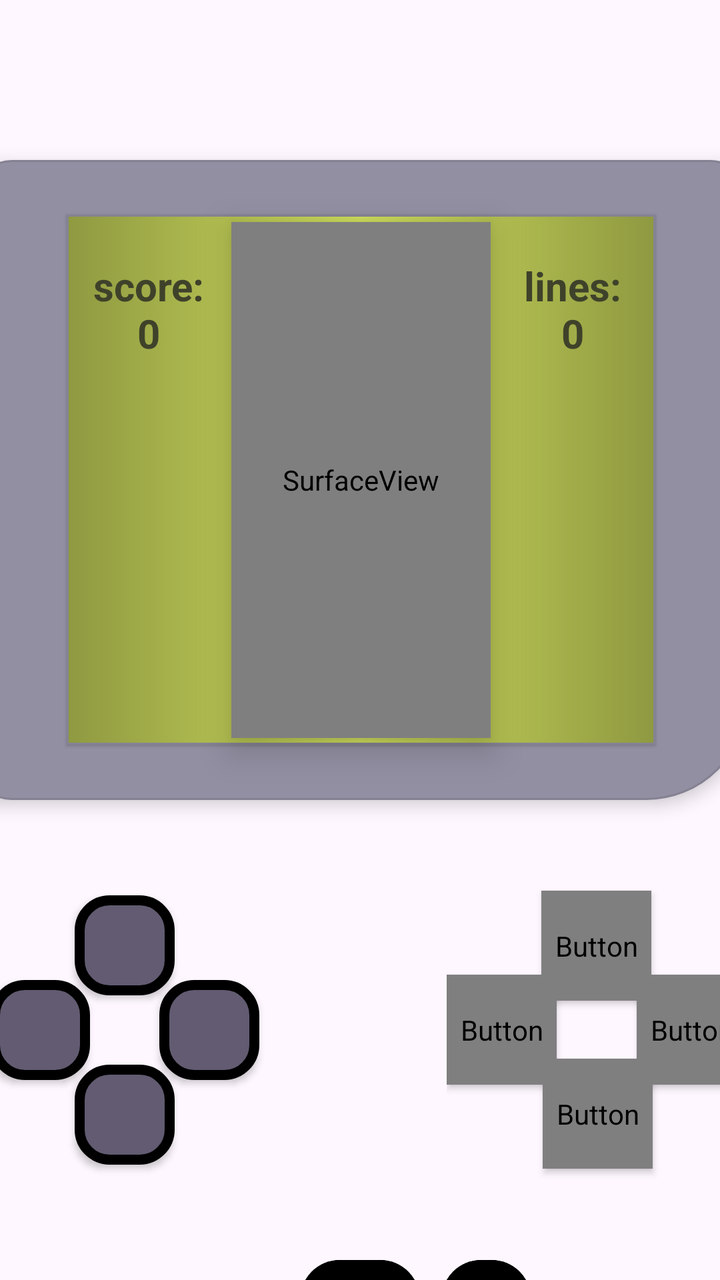
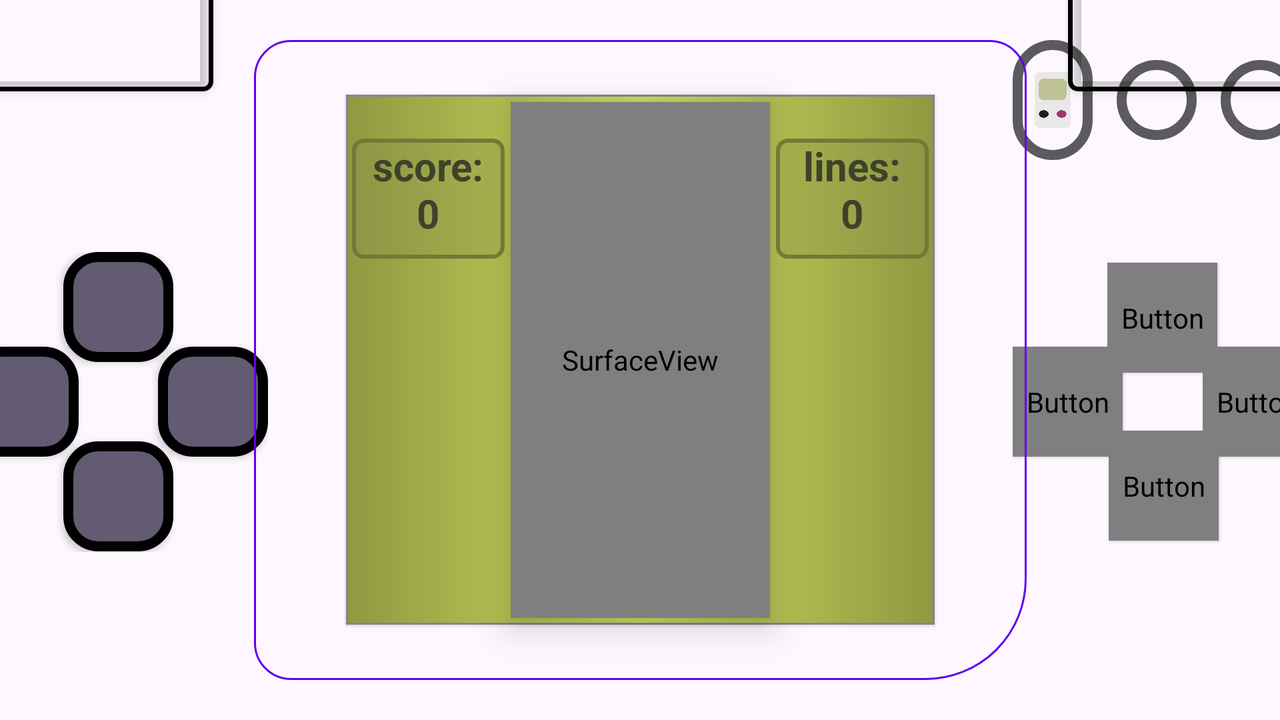

First picture: res/layout/ on a phone held upright. Second picture: the repository's own variant of that layout, on a device whose configuration matches the variant's folder. Source for both follows.
<!-- AndroidManifest.xml: application theme Base.Theme.GAME -->
<!-- res/layout/activity_main.xml -->
<?xml version="1.0" encoding="utf-8"?>
<androidx.constraintlayout.widget.ConstraintLayout
    xmlns:android="http://schemas.android.com/apk/res/android"
    xmlns:app="http://schemas.android.com/apk/res-auto"
    xmlns:tools="http://schemas.android.com/tools"
    android:id="@+id/main"
    android:layout_width="match_parent"
    android:layout_height="match_parent"
    android:background="@color/mainBackgroundLight">

    <RelativeLayout
        android:id="@+id/mon_back"
        android:layout_width="386.2dp"
        android:layout_height="320dp"
        android:background="@drawable/mon_back"
        android:elevation="5dp"
        app:layout_constraintHorizontal_bias="0.5"
        app:layout_constraintVertical_bias="0.25"
        app:layout_constraintBottom_toBottomOf="parent"
        app:layout_constraintEnd_toEndOf="parent"
        app:layout_constraintStart_toStartOf="parent"
        app:layout_constraintTop_toTopOf="parent">

        <TextView
            android:id="@+id/textView"
            android:layout_width="294.44dp"
            android:layout_height="265dp"
            android:layout_centerInParent="true"
            android:background="@drawable/monitor"
            android:elevation="1dp"/>

        <TextView
            android:id="@+id/scores"
            android:layout_width="30dp"
            android:layout_height="60dp"
            android:layout_alignStart="@+id/textView"
            android:layout_alignTop="@+id/textView"
            android:layout_marginStart="3dp"
            android:layout_marginTop="22dp"
            android:layout_marginEnd="3dp"
            android:layout_toStartOf="@+id/mon"
            android:background="#00929D45"
            android:elevation="10dp"
            android:textSize="20sp"
            android:textStyle="bold"
            android:text="@string/score"
            android:textAlignment="center"
            android:textColor="@color/score_text"/>

        <TextView
            android:id="@+id/lines"
            android:layout_width="30dp"
            android:layout_height="60dp"
            android:layout_alignTop="@+id/textView"
            android:layout_alignEnd="@+id/textView"
            android:layout_marginStart="3dp"
            android:layout_marginTop="22dp"
            android:layout_marginEnd="3dp"
            android:layout_toEndOf="@+id/mon"
            android:background="#00929D45"
            android:elevation="10dp"
            android:textSize="20sp"
            android:textStyle="bold"
            android:text="@string/lines"
            android:textAlignment="center"
            android:textColor="@color/score_text"/>

        <SurfaceView
            android:id="@+id/mon"
            android:layout_width="129.5dp"
            android:layout_height="258dp"
            android:layout_centerInParent="true"
            android:elevation="10dp"/>
    </RelativeLayout>

    <RelativeLayout
        android:id="@+id/pad_right"
        android:layout_width="150dp"
        android:layout_height="150dp"
        app:layout_constraintHorizontal_bias="0"
        app:layout_constraintVertical_bias="0"
        app:layout_constraintEnd_toEndOf="@+id/mon_back"
        app:layout_constraintTop_toTopOf="@+id/relativeLayout">

        <RelativeLayout
            android:id="@+id/pad_cent"
            android:layout_width="40dp"
            android:layout_height="25dp"
            android:layout_centerInParent="true"
            android:background="@color/mainBackgroundLight" />

        <Button
            android:id="@+id/Y"
            style="@style/NoThemeButton"
            android:layout_width="55dp"
            android:layout_height="55dp"
            android:layout_above="@+id/pad_cent"
            android:layout_centerHorizontal="true"
            android:layout_marginBottom="2dp"
            android:background="@drawable/button_right"
            android:elevation="2dp"
            android:gravity="center"
            android:padding="0dp"
            android:text="@string/btn_Y"
            android:textColor="@color/rightButtonText"
            android:textSize="25sp"
            android:textStyle="bold" />

        <Button
            android:id="@+id/A"
            style="@style/NoThemeButton"
            android:layout_width="55dp"
            android:layout_height="55dp"
            android:layout_below="@id/pad_cent"
            android:layout_alignParentEnd="true"
            android:layout_marginTop="2dp"
            android:layout_marginEnd="47dp"
            android:background="@drawable/button_right"
            android:elevation="2dp"
            android:gravity="center"
            android:padding="0dp"
            android:text="@string/btn_A"
            android:textColor="@color/rightButtonText"
            android:textSize="25sp"
            android:textStyle="bold" />


        <Button
            android:id="@+id/X"
            style="@style/NoThemeButton"
            android:layout_width="55dp"
            android:layout_height="55dp"
            android:layout_centerVertical="true"
            android:layout_toStartOf="@id/pad_cent"
            android:background="@drawable/button_right"
            android:elevation="2dp"
            android:gravity="center"
            android:padding="0dp"
            android:text="@string/btn_X"
            android:textColor="@color/rightButtonText"
            android:textSize="25sp"
            android:textStyle="bold" />

        <Button
            android:id="@+id/B"
            style="@style/NoThemeButton"
            android:layout_width="55dp"
            android:layout_height="55dp"
            android:layout_centerVertical="true"
            android:layout_toEndOf="@id/pad_cent"
            android:background="@drawable/button_right"
            android:elevation="2dp"
            android:gravity="center"
            android:padding="0dp"
            android:text="@string/btn_B"
            android:textColor="@color/rightButtonText"
            android:textSize="25sp"
            android:textStyle="bold" />
    </RelativeLayout>

    <RelativeLayout
        android:id="@+id/relativeLayout"
        android:layout_width="150dp"
        android:layout_height="150dp"
        android:background="@color/nul"
        android:layout_marginTop="40dp"
        app:layout_constraintStart_toStartOf="@+id/mon_back"
        app:layout_constraintTop_toBottomOf="@+id/mon_back">

        <Button
            android:id="@+id/a"
            android:layout_width="50dp"
            android:layout_height="50dp"
            android:layout_centerVertical="true"
            android:layout_marginEnd="-8dp"
            android:layout_toStartOf="@id/pad_mid"
            android:background="@drawable/button_left"
            android:elevation="2dp"
            android:rotation="-90" />

        <Button
            android:id="@+id/d"
            android:layout_width="50dp"
            android:layout_height="50dp"
            android:layout_centerVertical="true"
            android:layout_marginStart="-8dp"
            android:layout_toEndOf="@id/pad_mid"
            android:background="@drawable/button_left"
            android:elevation="2dp"
            android:rotation="90" />

        <Button
            android:id="@+id/w"
            android:layout_width="50dp"
            android:layout_height="50dp"
            android:layout_above="@id/pad_mid"
            android:layout_centerHorizontal="true"
            android:layout_marginBottom="-8dp"
            android:background="@drawable/button_left"
            android:elevation="2dp" />

        <Button
            android:id="@+id/s"
            android:layout_width="50dp"
            android:layout_height="50dp"
            android:layout_below="@id/pad_mid"
            android:layout_centerHorizontal="true"
            android:layout_marginTop="-8dp"
            android:background="@drawable/button_left"
            android:elevation="2dp"
            android:rotation="180" />

        <RelativeLayout
            android:id="@+id/pad_mid"
            android:layout_width="50dp"
            android:layout_height="50dp"
            android:layout_centerInParent="true"
            android:elevation="3dp"
            android:foreground="@drawable/button_left_middle"
            android:outlineAmbientShadowColor="@color/nul"
            android:outlineSpotShadowColor="@color/nul" />
    </RelativeLayout>

    <Button
        android:id="@+id/orient_at_land"
        android:layout_width="0dp"
        android:layout_height="0dp"
        tools:ignore="MissingConstraints" />

    <Button
        android:id="@+id/orient_at_portrait"
        android:layout_width="60dp"
        android:layout_height="40dp"
        android:layout_marginTop="230dp"
        android:backgroundTint="@color/functionButton"
        app:flow_horizontalBias="0.5"
        app:layout_constraintEnd_toEndOf="parent"
        app:layout_constraintStart_toStartOf="parent"
        app:layout_constraintTop_toBottomOf="@+id/mon_back"
        app:cornerRadius="120dp"/>

    <ImageView
        android:layout_width="28dp"
        android:layout_height="18dp"
        android:background="@drawable/land"
        android:contentDescription="@string/nul"
        app:layout_constraintBottom_toBottomOf="@+id/orient_at_portrait"
        app:layout_constraintEnd_toEndOf="@+id/orient_at_portrait"
        app:layout_constraintStart_toStartOf="@+id/orient_at_portrait"
        app:layout_constraintTop_toTopOf="@+id/orient_at_portrait" />

    <Button
        android:id="@+id/pause"
        android:layout_width="45dp"
        android:layout_height="40dp"
        android:backgroundTint="@color/functionButton"
        app:cornerRadius="120dp"
        app:layout_constraintEnd_toEndOf="parent"
        app:layout_constraintHorizontal_bias="0.7"
        app:layout_constraintStart_toStartOf="parent"
        app:layout_constraintTop_toTopOf="@+id/orient_at_portrait" />

    <Button
        android:layout_width="0dp"
        android:layout_height="0dp"
        android:id="@+id/l1"
        tools:ignore="MissingConstraints" />

    <Button
        android:layout_width="0dp"
        android:layout_height="0dp"
        android:id="@+id/r1"
        tools:ignore="MissingConstraints"/>

</androidx.constraintlayout.widget.ConstraintLayout>
<!-- resources referenced by this layout -->
<resources>
  <color name="nul">#00000000</color>
  <color name="score_text">#3F422A</color>
  <!-- drawable button_left (drawable) -->
  <?xml version="1.0" encoding="utf-8"?>
  <shape xmlns:android="http://schemas.android.com/apk/res/android"
      android:shape="rectangle">
      <solid android:color="?attr/colorSecondary"/>
      <corners android:radius="15dp"/>
      <stroke
          android:color="#000000"
          android:width="5dp"/>
  </shape>
  <!-- drawable button_left_middle (drawable) -->
  <?xml version="1.0" encoding="utf-8"?>
  <shape xmlns:android="http://schemas.android.com/apk/res/android"
      android:shape="rectangle">
      <corners android:radius="15dp"/>
      <solid android:color="#24232A"/>
  </shape>
  <!-- drawable button_right (drawable) -->
  <?xml version="1.0" encoding="utf-8"?>
  <shape xmlns:android="http://schemas.android.com/apk/res/android"
      android:shape="oval">
      <gradient
          android:startColor="?attr/colorOnPrimary"
          android:centerColor="?attr/colorOnPrimary"
          android:endColor="?attr/colorOnTertiary"
          android:angle="45" />
      <stroke
          android:color="?attr/colorOnSecondary"
          android:width="2dp"/>
  </shape>
  <!-- drawable land: png bitmap (drawable, 15277 bytes) -->
  <!-- drawable mon_back (drawable) -->
  <?xml version="1.0" encoding="utf-8"?>
  <shape xmlns:android="http://schemas.android.com/apk/res/android">
      <solid android:color="@color/mon_back"/>
      <corners
          android:bottomRightRadius="50dp"
          android:radius="18dp">
      </corners>
      <stroke
          android:color="@color/mon_back_edge"
          android:width="1dp">
      </stroke>
  </shape>
  <!-- drawable monitor (drawable) -->
  <?xml version="1.0" encoding="utf-8"?>
  <shape xmlns:android="http://schemas.android.com/apk/res/android">
      <gradient
          android:startColor="#8F9941"
          android:endColor="#8F9941"
          android:centerColor="#CFDE5D" />
      <stroke
          android:color="@color/mon_edge"
          android:width="1dp" />
  </shape>
  <string name="btn_A">A</string>
  <string name="btn_B">B</string>
  <string name="btn_X">X</string>
  <string name="btn_Y">Y</string>
  <string name="lines">lines:\n0</string>
  <string name="nul" />
  <string name="score">score:\n0</string>
  <style name="NoThemeButton">
          <item name="android:background">@null</item> 
          <item name="android:insetTop">0dp</item> 
          <item name="android:insetBottom">0dp</item>
          <item name="android:insetLeft">0dp</item>
          <item name="android:insetRight">0dp</item>
      </style>
  <!-- from res/values-v33/ -->
  <style name="Base.Theme.GAME" parent="Theme.Material3.DayNight.NoActionBar">
          <item name="colorOnBackground">@color/mainBackgroundLight</item>
          <item name="android:windowSplashScreenBackground">@color/mainBackgroundLight</item>
  
          <item name="android:windowSplashScreenAnimatedIcon">@null</item>
          <item name="android:windowSplashScreenBrandingImage">@null</item>
          <item name="android:windowSplashScreenBehavior">icon_preferred</item>
          <item name="android:windowSplashScreenIconBackgroundColor">@null</item>
  
          <item name="colorPrimary">@color/purple_500</item>
          <item name="colorOnPrimary">@color/white</item>
          <item name="materialButtonStyle">@style/NoThemeButton</item>
      </style>
  <color name="mon_back">#928fa2</color>
  <color name="mon_back_edge">#848192</color>
  <color name="mon_edge">#858392</color>
  <color name="purple_500">#FF6200EE</color>
  <color name="white">#FFFFFFFF</color>
</resources>
<!-- res/layout-land/activity_main.xml (the repository's variant of the layout above) -->
<!-- drawn on the phone turned sideways -->
<?xml version="1.0" encoding="utf-8"?>
<androidx.constraintlayout.widget.ConstraintLayout
    xmlns:android="http://schemas.android.com/apk/res/android"
    xmlns:app="http://schemas.android.com/apk/res-auto"
    xmlns:tools="http://schemas.android.com/tools"
    android:id="@+id/main"
    android:layout_width="match_parent"
    android:layout_height="match_parent"
    android:background="?attr/colorOnBackground">

    <RelativeLayout
        android:id="@+id/mon_back"
        android:layout_width="386.2dp"
        android:layout_height="320dp"
        android:background="@drawable/monitor_plate"
        android:elevation="5dp"
        app:layout_constraintVertical_bias="0.5"
        app:layout_constraintBottom_toBottomOf="parent"
        app:layout_constraintEnd_toEndOf="parent"
        app:layout_constraintStart_toStartOf="parent"
        app:layout_constraintTop_toTopOf="parent">

        <TextView
            android:id="@+id/textView"
            android:layout_width="294.44dp"
            android:layout_height="265dp"
            android:background="@drawable/monitor"
            android:layout_centerInParent="true"
            android:elevation="1dp">

        </TextView>

        <TextView
            android:id="@+id/scores"
            android:layout_width="30dp"
            android:layout_height="60dp"
            android:layout_alignStart="@+id/textView"
            android:layout_alignTop="@+id/textView"
            android:layout_marginStart="3dp"
            android:layout_marginTop="22dp"
            android:layout_marginEnd="3dp"
            android:layout_toStartOf="@+id/mon"
            android:background="@drawable/monitor_layouts"
            android:text="@string/score"
            android:textSize="20sp"
            android:textStyle="bold"
            android:textAlignment="center"
            android:textColor="@color/score_text"
            android:elevation="10dp"/>

        <TextView
            android:id="@+id/lines"
            android:layout_width="30dp"
            android:layout_height="60dp"
            android:layout_alignTop="@+id/textView"
            android:layout_alignEnd="@+id/textView"
            android:layout_marginStart="3dp"
            android:layout_marginTop="22dp"
            android:layout_marginEnd="3dp"
            android:layout_toEndOf="@+id/mon"
            android:background="@drawable/monitor_layouts"
            android:text="@string/lines"
            android:textSize="20sp"
            android:textStyle="bold"
            android:textAlignment="center"
            android:textColor="@color/score_text"
            android:elevation="10dp"/>

        <SurfaceView
            android:id="@+id/mon"
            android:layout_width="129.5dp"
            android:layout_height="258dp"
            android:layout_centerInParent="true"
            android:elevation="10dp"/>
    </RelativeLayout>

    <RelativeLayout
        android:id="@+id/pad_left"
        android:layout_width="150dp"
        android:layout_height="150dp"
        android:background="@color/nul"
        app:layout_constraintBottom_toBottomOf="parent"
        app:layout_constraintEnd_toStartOf="@+id/mon_back"
        app:layout_constraintHorizontal_bias="0.7"
        app:layout_constraintVertical_bias="0.6"
        app:layout_constraintStart_toStartOf="parent"
        app:layout_constraintTop_toTopOf="parent">

        <RelativeLayout
            android:id="@+id/pad_mid"
            android:layout_width="55dp"
            android:layout_height="55dp"
            android:layout_centerInParent="true"
            android:foreground="@drawable/button_left_middle"
            android:elevation="3dp"
            android:outlineAmbientShadowColor="@color/nul"
            android:outlineSpotShadowColor="@color/nul"/>

        <Button
            android:id="@+id/a"
            android:layout_width="55dp"
            android:layout_height="55dp"
            android:layout_centerVertical="true"
            android:layout_toStartOf="@id/pad_mid"
            android:layout_marginEnd="-8dp"
            android:background="@drawable/button_left"
            android:rotation="270"
            android:elevation="2dp"/>

        <Button
            android:id="@+id/d"
            android:layout_width="55dp"
            android:layout_height="55dp"
            android:layout_centerVertical="true"
            android:layout_marginStart="-8dp"
            android:layout_toEndOf="@id/pad_mid"
            android:rotation="90"
            android:background="@drawable/button_left"
            android:elevation="2dp"/>

        <Button
            android:id="@+id/w"
            android:layout_width="55dp"
            android:layout_height="55dp"
            android:layout_centerHorizontal="true"
            android:layout_above="@id/pad_mid"
            android:layout_marginBottom="-8dp"
            android:background="@drawable/button_left"
            android:elevation="2dp"/>

        <Button
            android:id="@+id/s"
            android:layout_width="55dp"
            android:layout_height="55dp"
            android:layout_below="@id/pad_mid"
            android:layout_centerHorizontal="true"
            android:layout_marginTop="-8dp"
            android:elevation="2dp"
            android:background="@drawable/button_left"
            android:rotation="180"/>
    </RelativeLayout>

    <RelativeLayout
        android:id="@+id/pad_right"
        android:layout_width="150dp"
        android:layout_height="150dp"
        app:layout_constraintHorizontal_bias="0.3"
        app:layout_constraintVertical_bias="0.6"
        app:layout_constraintBottom_toBottomOf="parent"
        app:layout_constraintEnd_toEndOf="parent"
        app:layout_constraintStart_toEndOf="@+id/mon_back"
        app:layout_constraintTop_toTopOf="parent">

        <RelativeLayout
            android:id="@+id/pad_cent"
            android:layout_width="40dp"
            android:layout_height="25dp"
            android:background="@color/nul"
            android:layout_centerInParent="true"/>

        <Button
            android:id="@+id/Y"
            style="@style/NoThemeButton"
            android:layout_width="55dp"
            android:layout_height="55dp"
            android:layout_above="@+id/pad_cent"
            android:layout_centerHorizontal="true"
            android:layout_marginBottom="2dp"
            android:background="@drawable/button_right"
            android:elevation="1dp"
            android:gravity="center"
            android:padding="0dp"
            android:text="@string/btn_Y"
            android:textColor="@color/rightButtonText"
            android:textSize="25sp"
            android:textStyle="bold" />

        <Button
            android:id="@+id/A"
            android:layout_width="55dp"
            android:layout_height="55dp"
            android:layout_below="@id/pad_cent"
            android:layout_alignParentEnd="true"
            android:layout_marginTop="2dp"
            android:layout_marginEnd="47dp"
            android:text="@string/btn_A"
            android:textColor="@color/rightButtonText"
            android:textSize="25sp"
            android:textStyle="bold"
            android:padding="0dp"
            android:background="@drawable/button_right"
            android:gravity="center"
            android:elevation="1dp"
            style="@style/NoThemeButton" />


        <Button
            android:id="@+id/X"
            android:layout_width="55dp"
            android:layout_height="55dp"
            android:layout_toStartOf="@id/pad_cent"
            android:layout_centerVertical="true"
            android:text="@string/btn_X"
            android:textColor="@color/rightButtonText"
            android:textSize="25sp"
            android:textStyle="bold"
            android:padding="0dp"
            android:background="@drawable/button_right"
            android:gravity="center"
            android:elevation="1dp"
            style="@style/NoThemeButton"/>

        <Button
            android:id="@+id/B"
            android:layout_width="55dp"
            android:layout_height="55dp"
            android:layout_toEndOf="@id/pad_cent"
            android:layout_centerVertical="true"
            android:text="@string/btn_B"
            android:textColor="@color/rightButtonText"
            android:textSize="25sp"
            android:textStyle="bold"
            android:padding="0dp"
            android:background="@drawable/button_right"
            android:gravity="center"
            android:elevation="1dp"
            style="@style/NoThemeButton" />
    </RelativeLayout>

    <Button
        android:id="@+id/l1"
        android:layout_width="140dp"
        android:layout_height="55dp"
        android:layout_marginTop="-10dp"
        android:backgroundTint="@color/nul"
        android:elevation="3dp"
        android:layout_marginEnd="27.5dp"
        app:cornerRadius="5dp"
        app:layout_constraintEnd_toEndOf="@+id/pad_left"
        app:layout_constraintTop_toTopOf="parent"
        app:strokeColor="@color/leftButton"
        app:strokeWidth="2.3dp" />

    <Button
        android:id="@+id/r1"
        android:layout_width="140dp"
        android:layout_height="55dp"
        android:layout_marginTop="-10dp"
        android:backgroundTint="@color/nul"
        android:elevation="3dp"
        android:layout_marginStart="27.5dp"
        app:cornerRadius="5dp"
        app:layout_constraintStart_toStartOf="@+id/pad_right"
        app:layout_constraintTop_toTopOf="parent"
        app:strokeColor="@color/leftButton"
        app:strokeWidth="2.3dp" />

    <Button
        android:id="@+id/orient_at_portrait"
        android:layout_width="0dp"
        android:layout_height="0dp"
        tools:ignore="MissingConstraints" />

    <Button
        android:id="@+id/orient_at_land"
        android:layout_width="40dp"
        android:layout_height="60dp"
        android:background="@drawable/function_button"
        app:layout_constraintEnd_toEndOf="parent"
        app:layout_constraintHorizontal_bias="0"
        app:layout_constraintStart_toStartOf="@+id/pad_right"
        app:layout_constraintTop_toTopOf="@+id/mon_back" />

    <ImageView
        android:id="@+id/imageView2"
        android:layout_width="18dp"
        android:layout_height="28dp"
        android:background="@drawable/pot"
        android:contentDescription="@string/nul"
        app:layout_constraintBottom_toBottomOf="@+id/orient_at_land"
        app:layout_constraintEnd_toEndOf="@+id/orient_at_land"
        app:layout_constraintStart_toStartOf="@+id/orient_at_land"
        app:layout_constraintTop_toTopOf="@+id/orient_at_land" />

    <Button
        android:id="@+id/pause"
        android:layout_width="40dp"
        android:layout_height="40dp"
        android:layout_marginStart="12dp"
        android:background="@drawable/function_button"
        app:layout_constraintVertical_bias="0.5"
        app:layout_constraintBottom_toBottomOf="@+id/orient_at_land"
        app:layout_constraintStart_toEndOf="@+id/orient_at_land"
        app:layout_constraintTop_toTopOf="@+id/orient_at_land" />

    <Button
        android:id="@+id/setting"
        android:layout_width="40dp"
        android:layout_height="40dp"
        android:background="@drawable/function_button"
        android:layout_marginStart="12dp"
        app:layout_constraintStart_toEndOf="@+id/pause"
        app:layout_constraintTop_toTopOf="@+id/pause" />

</androidx.constraintlayout.widget.ConstraintLayout>
<!-- resources referenced by the variant -->
<!-- as the phone turned sideways resolves them -->
<resources>
  <color name="nul">#00000000</color>
  <color name="score_text">#3F422A</color>
  <!-- drawable button_left (drawable) -->
  <?xml version="1.0" encoding="utf-8"?>
  <shape xmlns:android="http://schemas.android.com/apk/res/android"
      android:shape="rectangle">
      <solid android:color="?attr/colorSecondary"/>
      <corners android:radius="15dp"/>
      <stroke
          android:color="#000000"
          android:width="5dp"/>
  </shape>
  <!-- drawable button_left_middle (drawable) -->
  <?xml version="1.0" encoding="utf-8"?>
  <shape xmlns:android="http://schemas.android.com/apk/res/android"
      android:shape="rectangle">
      <corners android:radius="15dp"/>
      <solid android:color="#24232A"/>
  </shape>
  <!-- drawable button_right (drawable) -->
  <?xml version="1.0" encoding="utf-8"?>
  <shape xmlns:android="http://schemas.android.com/apk/res/android"
      android:shape="oval">
      <gradient
          android:startColor="?attr/colorOnPrimary"
          android:centerColor="?attr/colorOnPrimary"
          android:endColor="?attr/colorOnTertiary"
          android:angle="45" />
      <stroke
          android:color="?attr/colorOnSecondary"
          android:width="2dp"/>
  </shape>
  <!-- drawable function_button (drawable) -->
  <?xml version="1.0" encoding="utf-8"?>
  <shape
      xmlns:android="http://schemas.android.com/apk/res/android"
      android:shape="rectangle">
      <corners android:radius="120dp"/>
      <stroke android:width="5dp" android:color="#5B5B5D"/>
      <solid android:color="@color/functionButton"/>
  </shape>
  <!-- drawable monitor (drawable) -->
  <?xml version="1.0" encoding="utf-8"?>
  <shape xmlns:android="http://schemas.android.com/apk/res/android">
      <gradient
          android:startColor="#8F9941"
          android:endColor="#8F9941"
          android:centerColor="#CFDE5D" />
      <stroke
          android:color="@color/mon_edge"
          android:width="1dp" />
  </shape>
  <!-- drawable monitor_layouts (drawable) -->
  <?xml version="1.0" encoding="utf-8"?>
  <shape
      xmlns:android="http://schemas.android.com/apk/res/android">
      <solid android:color="#3E81874B"/>
      <stroke
          android:color="#737936"
          android:width="2dp"/>
      <corners android:radius="5dp"/>
  </shape>
  <!-- drawable monitor_plate (drawable) -->
  <?xml version="1.0" encoding="utf-8"?>
  <shape
      xmlns:tools="http://schemas.android.com/tools"
      xmlns:android="http://schemas.android.com/apk/res/android">
      <solid
          android:color="?attr/colorContainer"
          tools:ignore="PrivateResource" />
      <corners
          android:bottomRightRadius="50dp"
          android:radius="18dp">
      </corners>
      <stroke
          android:color="?attr/colorPrimary"
          android:width="1dp">
      </stroke>
  </shape>
  <string name="btn_A">A</string>
  <string name="btn_B">B</string>
  <string name="btn_X">X</string>
  <string name="btn_Y">Y</string>
  <string name="lines">lines:\n0</string>
  <string name="nul" />
  <string name="score">score:\n0</string>
  <style name="NoThemeButton">
          <item name="android:background">@null</item> 
          <item name="android:insetTop">0dp</item> 
          <item name="android:insetBottom">0dp</item>
          <item name="android:insetLeft">0dp</item>
          <item name="android:insetRight">0dp</item>
      </style>
  <color name="mon_edge">#858392</color>
  <color name="purple_500">#FF6200EE</color>
  <color name="white">#FFFFFFFF</color>
</resources>
